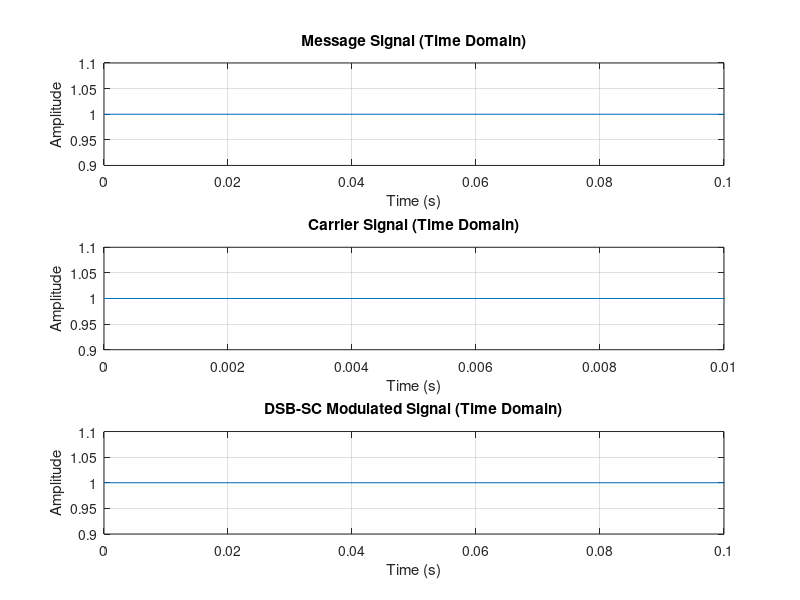
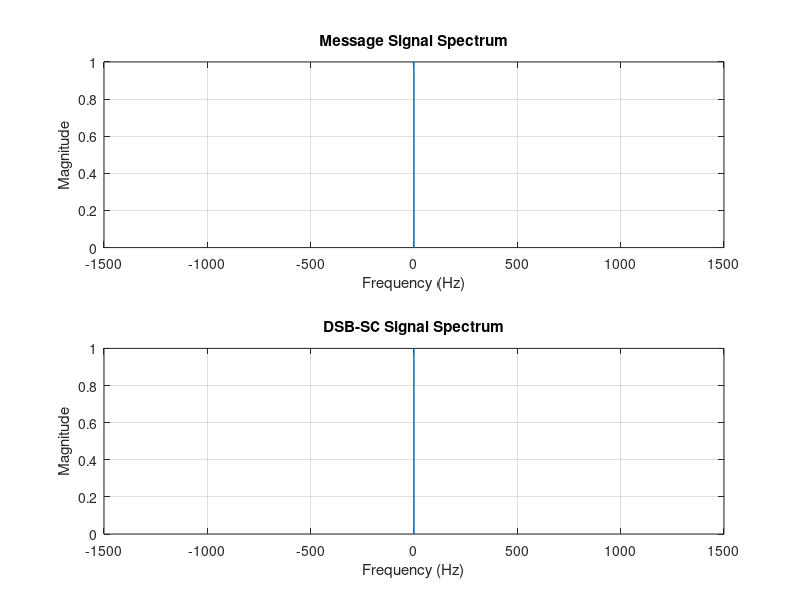

The MATLAB script that drew these images, in order:
% DSB-SC Signal Generation
clear; clc; close all;

%% Parameters
fs = input('enter the sampling frequency');  % Sampling frequency (Hz)
t = 0:1/fs:1-1/fs;  % Time vector (1 second duration)
fc = input('enter the carrier signal frequency');  % Carrier frequency (Hz)
fm = input('enter the message signal frequency');  % Message signal frequency (Hz)

%% Message Signal (Can be any baseband signal)
% Option 1: Single tone (for demonstration)
message = cos(2*pi*fm*t);

% Option 2: Multi-tone signal
% message = 0.5*cos(2*pi*50*t) + 0.8*cos(2*pi*120*t);

% Option 3: Audio signal (uncomment to use)
% [message, fs] = audioread('your_audio.wav');
% message = message(1:fs)'; % Use first second
% t = 0:1/fs:(length(message)-1)/fs;

%% Carrier Signal
carrier = cos(2*pi*fc*t);

%% DSB-SC Modulation
dsb_sc = message .* carrier;

%% Plotting Results
figure;

% Time Domain Plots
subplot(3,1,1);
plot(t, message);
title('Message Signal (Time Domain)');
xlabel('Time (s)'); ylabel('Amplitude');
xlim([0 0.1]); grid on;

subplot(3,1,2);
plot(t, carrier);
title('Carrier Signal (Time Domain)');
xlabel('Time (s)'); ylabel('Amplitude');
xlim([0 0.01]); grid on;

subplot(3,1,3);
plot(t, dsb_sc);
title('DSB-SC Modulated Signal (Time Domain)');
xlabel('Time (s)'); ylabel('Amplitude');
xlim([0 0.1]); grid on;

%% Frequency Domain Analysis
N = length(message);
f = (-N/2:N/2-1)*(fs/N);

figure;
subplot(2,1,1);
plot(f, abs(fftshift(fft(message)))/N);
title('Message Signal Spectrum');
xlabel('Frequency (Hz)'); ylabel('Magnitude');
xlim([-1500 1500]); grid on;

subplot(2,1,2);
plot(f, abs(fftshift(fft(dsb_sc)))/N);
title('DSB-SC Signal Spectrum');
xlabel('Frequency (Hz)'); ylabel('Magnitude');
xlim([-1500 1500]); grid on;